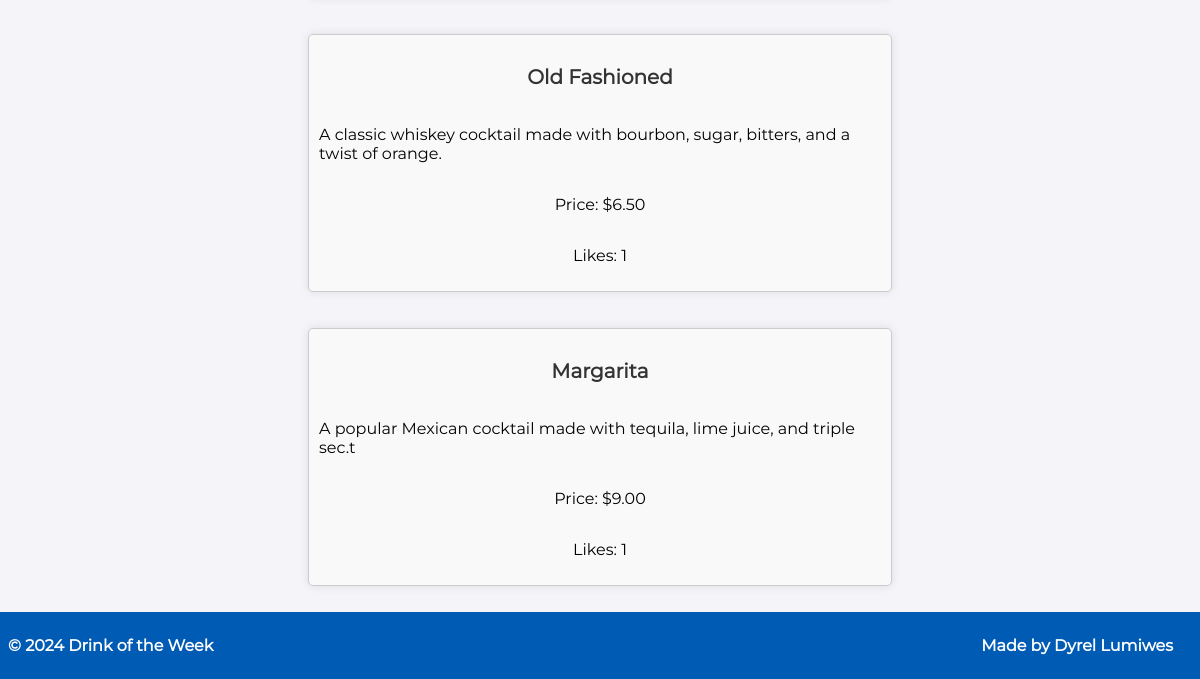
Page /admin/admin-view-voting-page-preview.php (lower part) on the earlier database version.
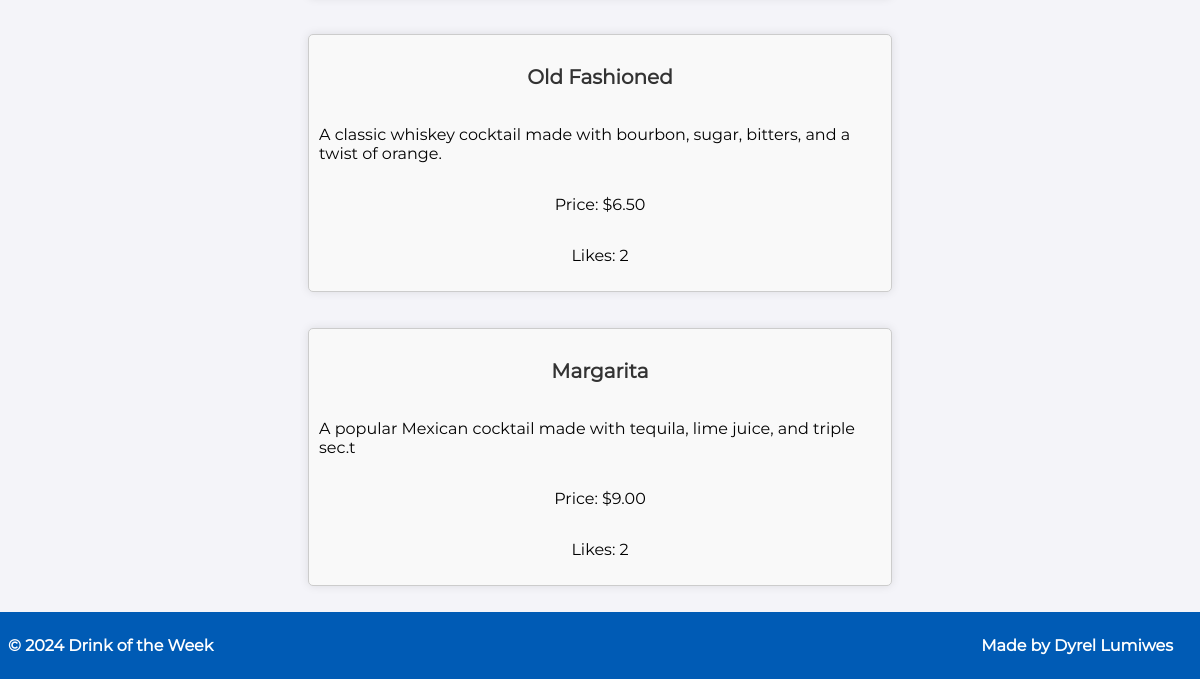
Same page on the later database version.
### tables this page shows
create table Drinks (
    id int primary key auto_increment,
    name_of_drink varchar(255) NOT NULL,
    descripton varchar(255),
    price decimal(10,2),
    rating decimal(10,2),
    likes int default 0
);

### www/admin/admin-view-voting-page-preview.php (the view, shortened to what this page needs)
<!DOCTYPE HTML PUBLIC "-//IETF//DTD HTML//EN">
<html>
<head>
</head>
<body class=vote-body>
    <div class="card-container">
        <div class="card-grid">
            <?php
            $db_host   = '192.168.2.12';
            $db_name   = 'drinksDB';
            $db_user   = 'admin_account';
            $db_passwd = 'strong_admin_password';
            $pdo_dsn = "mysql:host=$db_host;dbname=$db_name";
            $pdo = new PDO($pdo_dsn, $db_user, $db_passwd);
            $pdo->setAttribute(PDO::ATTR_ERRMODE, PDO::ERRMODE_EXCEPTION);
            $q = $pdo->query("SELECT * FROM Drinks");
            while ($row = $q->fetch()){
                    echo "<div class='card-item'>";
                    echo "<h3>" . htmlspecialchars($row["name_of_drink"]) . "</h3>";
                    echo "<p>" . htmlspecialchars($row["descripton"]) . "</p>";
                    echo "<p>Price: $" . htmlspecialchars($row["price"]) . "</p>";
                    echo "<p>Likes: " . htmlspecialchars($row["likes"]) . "</p>";
                    echo "</div>";
            }
            ?>
        </div>
        <div class="footer">
            <p> &copy; 2024 Drink of the Week </p>
            <p> Made by Dyrel Lumiwes </p>
        </div>
    </div>
</body>
</html>

Differences in the rows shown:
changed drinks "Old Fashioned": likes "1" → "2"
changed drinks "Margarita": likes "1" → "2"
